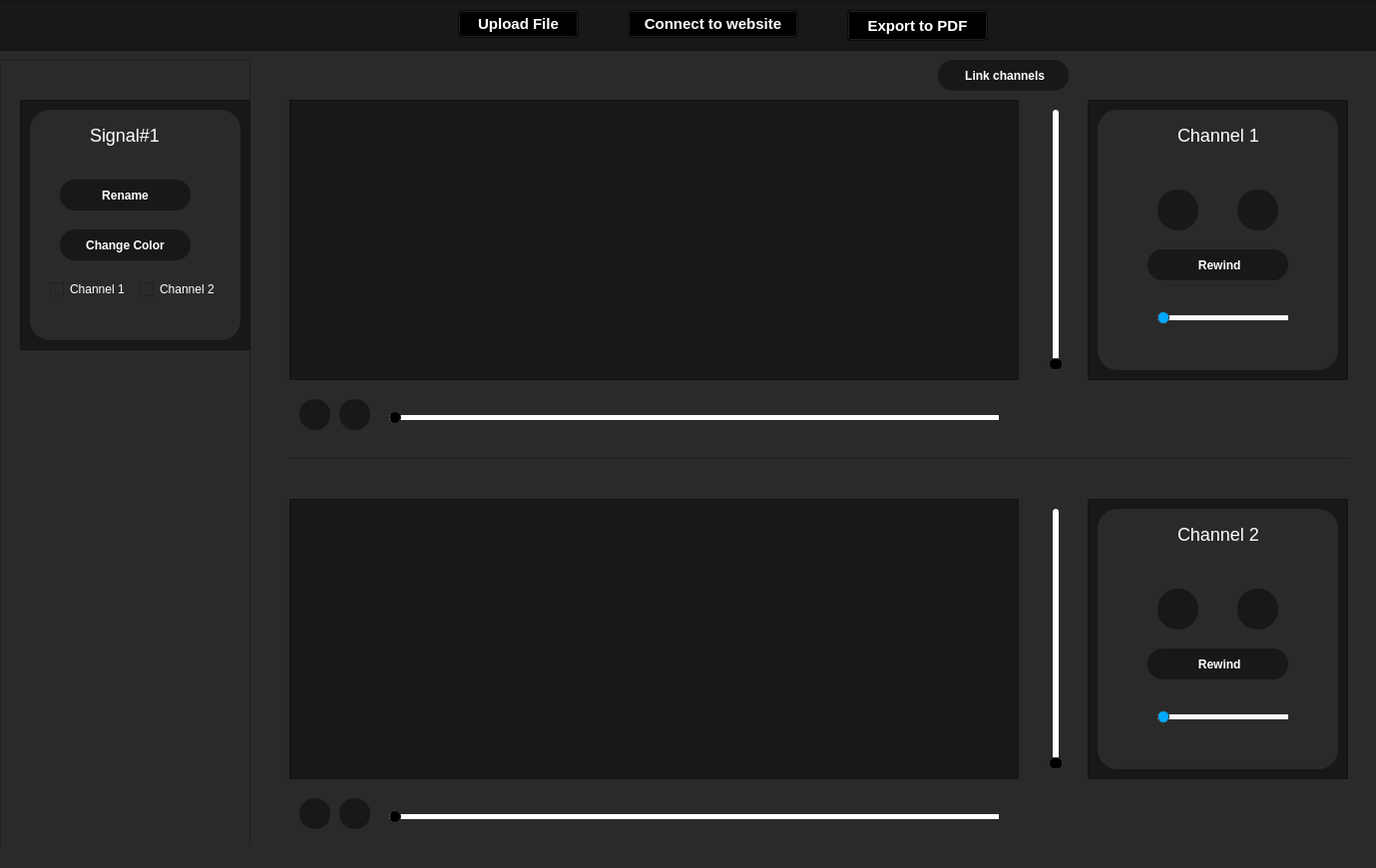
<?xml version="1.0" encoding="UTF-8"?>
<ui version="4.0">
 <class>MainWindow</class>
 <widget class="QMainWindow" name="MainWindow">
  <property name="geometry">
   <rect>
    <x>0</x>
    <y>0</y>
    <width>1379</width>
    <height>870</height>
   </rect>
  </property>
  <property name="minimumSize">
   <size>
    <width>1256</width>
    <height>870</height>
   </size>
  </property>
  <property name="mouseTracking">
   <bool>false</bool>
  </property>
  <property name="windowTitle">
   <string>MainWindow</string>
  </property>
  <property name="styleSheet">
   <string notr="true">
background-color: rgb(42, 42, 42);</string>
  </property>
  <widget class="QWidget" name="centralwidget">
   <widget class="QFrame" name="Channel1Viewer">
    <property name="geometry">
     <rect>
      <x>290</x>
      <y>100</y>
      <width>731</width>
      <height>281</height>
     </rect>
    </property>
    <property name="styleSheet">
     <string notr="true">background-color: rgb(24, 24, 24);</string>
    </property>
    <property name="frameShape">
     <enum>QFrame::StyledPanel</enum>
    </property>
    <property name="frameShadow">
     <enum>QFrame::Raised</enum>
    </property>
   </widget>
   <widget class="QFrame" name="Channel1Editor">
    <property name="geometry">
     <rect>
      <x>1090</x>
      <y>100</y>
      <width>261</width>
      <height>281</height>
     </rect>
    </property>
    <property name="styleSheet">
     <string notr="true">
background-color: rgb(24, 24, 24);</string>
    </property>
    <property name="frameShape">
     <enum>QFrame::StyledPanel</enum>
    </property>
    <property name="frameShadow">
     <enum>QFrame::Raised</enum>
    </property>
    <widget class="QFrame" name="InnerWindowChannel1">
     <property name="geometry">
      <rect>
       <x>10</x>
       <y>10</y>
       <width>241</width>
       <height>261</height>
      </rect>
     </property>
     <property name="styleSheet">
      <string notr="true">
border-radius: 20px;
background-color: rgb(42, 42, 42);</string>
     </property>
     <property name="frameShape">
      <enum>QFrame::StyledPanel</enum>
     </property>
     <property name="frameShadow">
      <enum>QFrame::Raised</enum>
     </property>
     <widget class="QPushButton" name="zoomOutChannel1">
      <property name="geometry">
       <rect>
        <x>140</x>
        <y>80</y>
        <width>41</width>
        <height>41</height>
       </rect>
      </property>
      <property name="styleSheet">
       <string notr="true">background-color: rgb(24, 24, 24);
color: rgb(255, 255, 255);
border: 1px;
border-radius: 20px;
font-weight:800;</string>
      </property>
      <property name="text">
       <string/>
      </property>
      <property name="icon">
       <iconset>
        <normaloff>Deliverables/zoom-out (1).png</normaloff>Deliverables/zoom-out (1).png</iconset>
      </property>
      <property name="iconSize">
       <size>
        <width>24</width>
        <height>24</height>
       </size>
      </property>
     </widget>
     <widget class="QPushButton" name="RewindChannel1">
      <property name="geometry">
       <rect>
        <x>50</x>
        <y>140</y>
        <width>141</width>
        <height>31</height>
       </rect>
      </property>
      <property name="styleSheet">
       <string notr="true">background-color: rgb(24, 24, 24);
color: rgb(255, 255, 255);
border: 1px;
border-radius: 15px;
font-weight:800;</string>
      </property>
      <property name="text">
       <string> Rewind</string>
      </property>
      <property name="icon">
       <iconset>
        <normaloff>Deliverables/rewind-button.png</normaloff>Deliverables/rewind-button.png</iconset>
      </property>
     </widget>
     <widget class="QPushButton" name="zoomInChannel1">
      <property name="geometry">
       <rect>
        <x>60</x>
        <y>80</y>
        <width>41</width>
        <height>41</height>
       </rect>
      </property>
      <property name="styleSheet">
       <string notr="true">background-color: rgb(24, 24, 24);
color: rgb(255, 255, 255);
border: 1px;
border-radius: 20px;
font-weight:800;</string>
      </property>
      <property name="text">
       <string/>
      </property>
      <property name="icon">
       <iconset>
        <normaloff>Deliverables/zoom-in (1).png</normaloff>Deliverables/zoom-in (1).png</iconset>
      </property>
      <property name="iconSize">
       <size>
        <width>24</width>
        <height>24</height>
       </size>
      </property>
     </widget>
     <widget class="QLabel" name="Channel1Label">
      <property name="geometry">
       <rect>
        <x>80</x>
        <y>10</y>
        <width>91</width>
        <height>31</height>
       </rect>
      </property>
      <property name="styleSheet">
       <string notr="true">color:white;
font-size: 18px</string>
      </property>
      <property name="text">
       <string>Channel 1</string>
      </property>
     </widget>
     <widget class="QLabel" name="rabbitChannel2">
      <property name="geometry">
       <rect>
        <x>200</x>
        <y>180</y>
        <width>31</width>
        <height>41</height>
       </rect>
      </property>
      <property name="text">
       <string/>
      </property>
      <property name="pixmap">
       <pixmap>Deliverables/rabbit (2).png</pixmap>
      </property>
     </widget>
     <widget class="QSlider" name="SpeedSliderChannel1">
      <property name="geometry">
       <rect>
        <x>60</x>
        <y>200</y>
        <width>131</width>
        <height>16</height>
       </rect>
      </property>
      <property name="styleSheet">
       <string notr="true">QSlider::groove:horizontal {
    height: 5px;
    background: white;  
    border-radius: 6px;    
}

QSlider::handle:horizontal { 
	background-color: rgb(0, 170, 255);
    border: 1px solid #333333;
    width: 10px;
    height: 10px;
    border-radius: 6px;    
    margin: -4px 0;       
}
</string>
      </property>
      <property name="orientation">
       <enum>Qt::Horizontal</enum>
      </property>
     </widget>
     <widget class="QLabel" name="turtleChannel1">
      <property name="geometry">
       <rect>
        <x>20</x>
        <y>180</y>
        <width>31</width>
        <height>51</height>
       </rect>
      </property>
      <property name="text">
       <string/>
      </property>
      <property name="pixmap">
       <pixmap>Deliverables/turtle (2).png</pixmap>
      </property>
     </widget>
    </widget>
   </widget>
   <widget class="QFrame" name="Channel2Viewer">
    <property name="geometry">
     <rect>
      <x>290</x>
      <y>500</y>
      <width>731</width>
      <height>281</height>
     </rect>
    </property>
    <property name="styleSheet">
     <string notr="true">background-color: rgb(24, 24, 24);</string>
    </property>
    <property name="frameShape">
     <enum>QFrame::StyledPanel</enum>
    </property>
    <property name="frameShadow">
     <enum>QFrame::Raised</enum>
    </property>
   </widget>
   <widget class="QFrame" name="ScrollableBarForSignals">
    <property name="geometry">
     <rect>
      <x>0</x>
      <y>60</y>
      <width>251</width>
      <height>791</height>
     </rect>
    </property>
    <property name="frameShape">
     <enum>QFrame::StyledPanel</enum>
    </property>
    <property name="frameShadow">
     <enum>QFrame::Raised</enum>
    </property>
    <widget class="QFrame" name="SignalEditingWindow">
     <property name="geometry">
      <rect>
       <x>20</x>
       <y>40</y>
       <width>231</width>
       <height>251</height>
      </rect>
     </property>
     <property name="styleSheet">
      <string notr="true">background-color: rgb(24, 24, 24);</string>
     </property>
     <property name="frameShape">
      <enum>QFrame::StyledPanel</enum>
     </property>
     <property name="frameShadow">
      <enum>QFrame::Raised</enum>
     </property>
     <widget class="QFrame" name="InnerSignalWindow">
      <property name="geometry">
       <rect>
        <x>10</x>
        <y>10</y>
        <width>211</width>
        <height>231</height>
       </rect>
      </property>
      <property name="styleSheet">
       <string notr="true">
border-radius: 20px;
background-color: rgb(42, 42, 42);</string>
      </property>
      <property name="frameShape">
       <enum>QFrame::StyledPanel</enum>
      </property>
      <property name="frameShadow">
       <enum>QFrame::Raised</enum>
      </property>
      <widget class="QLabel" name="Signal1Label">
       <property name="geometry">
        <rect>
         <x>60</x>
         <y>10</y>
         <width>91</width>
         <height>31</height>
        </rect>
       </property>
       <property name="styleSheet">
        <string notr="true">color: rgb(255, 255, 255);
font-size: 18px</string>
       </property>
       <property name="text">
        <string>Signal#1</string>
       </property>
      </widget>
      <widget class="QPushButton" name="RenameButton">
       <property name="geometry">
        <rect>
         <x>30</x>
         <y>70</y>
         <width>131</width>
         <height>31</height>
        </rect>
       </property>
       <property name="styleSheet">
        <string notr="true">background-color: rgb(24, 24, 24);
color: rgb(255, 255, 255);
border: 1px;
border-radius: 15px;
font-weight:800;</string>
       </property>
       <property name="text">
        <string>Rename</string>
       </property>
       <property name="icon">
        <iconset>
         <normaloff>Deliverables/rename.png</normaloff>Deliverables/rename.png</iconset>
       </property>
      </widget>
      <widget class="QPushButton" name="ColorButton">
       <property name="geometry">
        <rect>
         <x>30</x>
         <y>120</y>
         <width>131</width>
         <height>31</height>
        </rect>
       </property>
       <property name="styleSheet">
        <string notr="true">background-color: rgb(24, 24, 24);
color: rgb(255, 255, 255);
border: 1px;
border-radius: 15px;
font-weight:800;</string>
       </property>
       <property name="text">
        <string>Change Color</string>
       </property>
       <property name="icon">
        <iconset>
         <normaloff>Deliverables/color-wheel.png</normaloff>Deliverables/color-wheel.png</iconset>
       </property>
      </widget>
      <widget class="QCheckBox" name="channel1Chaeckbox">
       <property name="geometry">
        <rect>
         <x>20</x>
         <y>170</y>
         <width>81</width>
         <height>20</height>
        </rect>
       </property>
       <property name="styleSheet">
        <string notr="true">color: rgb(255, 255, 255);</string>
       </property>
       <property name="text">
        <string>Channel 1</string>
       </property>
      </widget>
      <widget class="QCheckBox" name="channel2Checkbox">
       <property name="geometry">
        <rect>
         <x>110</x>
         <y>170</y>
         <width>81</width>
         <height>20</height>
        </rect>
       </property>
       <property name="styleSheet">
        <string notr="true">color: rgb(255, 255, 255);</string>
       </property>
       <property name="text">
        <string>Channel 2</string>
       </property>
      </widget>
     </widget>
    </widget>
   </widget>
   <widget class="QFrame" name="TaskBar">
    <property name="geometry">
     <rect>
      <x>-1</x>
      <y>0</y>
      <width>1381</width>
      <height>51</height>
     </rect>
    </property>
    <property name="styleSheet">
     <string notr="true">background-color: rgb(24, 24, 24);</string>
    </property>
    <property name="frameShape">
     <enum>QFrame::StyledPanel</enum>
    </property>
    <property name="frameShadow">
     <enum>QFrame::Raised</enum>
    </property>
    <widget class="QPushButton" name="UploadButton">
     <property name="geometry">
      <rect>
       <x>460</x>
       <y>10</y>
       <width>121</width>
       <height>28</height>
      </rect>
     </property>
     <property name="styleSheet">
      <string notr="true">color: rgb(255, 255, 255);
font-size: 15px;
background-color:transparent;
font-weight:800;</string>
     </property>
     <property name="text">
      <string>Upload File</string>
     </property>
     <property name="icon">
      <iconset>
       <normaloff>Deliverables/downloads.png</normaloff>Deliverables/downloads.png</iconset>
     </property>
     <property name="iconSize">
      <size>
       <width>20</width>
       <height>20</height>
      </size>
     </property>
    </widget>
    <widget class="QPushButton" name="ConnectToWebsite">
     <property name="geometry">
      <rect>
       <x>630</x>
       <y>10</y>
       <width>171</width>
       <height>28</height>
      </rect>
     </property>
     <property name="styleSheet">
      <string notr="true">color: rgb(255, 255, 255);
font-size: 15px;
background-color:transparent;
font-weight:800;</string>
     </property>
     <property name="text">
      <string>Connect to website</string>
     </property>
     <property name="icon">
      <iconset>
       <normaloff>Deliverables/world-wide-web.png</normaloff>Deliverables/world-wide-web.png</iconset>
     </property>
     <property name="iconSize">
      <size>
       <width>20</width>
       <height>20</height>
      </size>
     </property>
    </widget>
    <widget class="QPushButton" name="ExportButton">
     <property name="geometry">
      <rect>
       <x>850</x>
       <y>10</y>
       <width>141</width>
       <height>31</height>
      </rect>
     </property>
     <property name="styleSheet">
      <string notr="true">color: rgb(255, 255, 255);
font-size: 15px;
background-color:transparent;
font-weight:800;</string>
     </property>
     <property name="text">
      <string>Export to PDF</string>
     </property>
     <property name="icon">
      <iconset>
       <normaloff>Deliverables/share (1).png</normaloff>Deliverables/share (1).png</iconset>
     </property>
     <property name="iconSize">
      <size>
       <width>20</width>
       <height>20</height>
      </size>
     </property>
    </widget>
   </widget>
   <widget class="Line" name="line">
    <property name="geometry">
     <rect>
      <x>290</x>
      <y>450</y>
      <width>1061</width>
      <height>20</height>
     </rect>
    </property>
    <property name="styleSheet">
     <string notr="true">color: rgb(255, 255, 255);</string>
    </property>
    <property name="orientation">
     <enum>Qt::Horizontal</enum>
    </property>
   </widget>
   <widget class="QPushButton" name="pushButton_13">
    <property name="geometry">
     <rect>
      <x>300</x>
      <y>400</y>
      <width>31</width>
      <height>31</height>
     </rect>
    </property>
    <property name="styleSheet">
     <string notr="true">color: rgb(255, 255, 255);
font-size: 15px;
background-color:rgb(24,24,24);
font-weight:800;
border-radius: 15px;</string>
    </property>
    <property name="text">
     <string/>
    </property>
    <property name="icon">
     <iconset>
      <normaloff>Deliverables/play-button.png</normaloff>Deliverables/play-button.png</iconset>
    </property>
    <property name="iconSize">
     <size>
      <width>25</width>
      <height>25</height>
     </size>
    </property>
   </widget>
   <widget class="QPushButton" name="pushButton_14">
    <property name="geometry">
     <rect>
      <x>340</x>
      <y>400</y>
      <width>31</width>
      <height>31</height>
     </rect>
    </property>
    <property name="styleSheet">
     <string notr="true">color: rgb(255, 255, 255);
font-size: 15px;
background-color:rgb(24,24,24);
font-weight:800;
border-radius: 15px;</string>
    </property>
    <property name="text">
     <string/>
    </property>
    <property name="icon">
     <iconset>
      <normaloff>Deliverables/video-pause-button.png</normaloff>Deliverables/video-pause-button.png</iconset>
    </property>
    <property name="iconSize">
     <size>
      <width>25</width>
      <height>25</height>
     </size>
    </property>
   </widget>
   <widget class="QSlider" name="horizontalSlider_2">
    <property name="geometry">
     <rect>
      <x>390</x>
      <y>410</y>
      <width>611</width>
      <height>16</height>
     </rect>
    </property>
    <property name="styleSheet">
     <string notr="true">QSlider::groove:horizontal {
    height: 5px;
    background: white;  
    border-radius: 3px;    
}

QSlider::handle:horizontal {
    background: #000000;  
    border: 1px solid #333333;
    width: 10px;
    height: 10px;
    border-radius: 6px;    
    margin: -4px 0;       
}
</string>
    </property>
    <property name="orientation">
     <enum>Qt::Horizontal</enum>
    </property>
   </widget>
   <widget class="QSlider" name="verticalSlider">
    <property name="geometry">
     <rect>
      <x>1050</x>
      <y>110</y>
      <width>16</width>
      <height>261</height>
     </rect>
    </property>
    <property name="styleSheet">
     <string notr="true">QSlider::groove:vertical {
    width: 6px;
    background: white;  
    border-radius: 3px;   
}

QSlider::handle:vertical {
    background: #000000;   
    border: 1px solid #333333;
    width: 10px;
    height: 10px;
    border-radius: 5px;    
    margin: 0 -4px;       
}
</string>
    </property>
    <property name="orientation">
     <enum>Qt::Vertical</enum>
    </property>
   </widget>
   <widget class="QPushButton" name="pushButton_7">
    <property name="geometry">
     <rect>
      <x>940</x>
      <y>60</y>
      <width>131</width>
      <height>31</height>
     </rect>
    </property>
    <property name="styleSheet">
     <string notr="true">background-color: rgb(24, 24, 24);
color: rgb(255, 255, 255);
border: 1px;
border-radius: 15px;
font-weight:800;</string>
    </property>
    <property name="text">
     <string> Link channels</string>
    </property>
    <property name="icon">
     <iconset>
      <normaloff>Deliverables/link.png</normaloff>Deliverables/link.png</iconset>
    </property>
   </widget>
   <widget class="QSlider" name="verticalSlider_2">
    <property name="geometry">
     <rect>
      <x>1050</x>
      <y>510</y>
      <width>16</width>
      <height>261</height>
     </rect>
    </property>
    <property name="styleSheet">
     <string notr="true">QSlider::groove:vertical {
    width: 6px;
    background: white;  
    border-radius: 3px;   
}

QSlider::handle:vertical {
    background: #000000;   
    border: 1px solid #333333;
    width: 10px;
    height: 10px;
    border-radius: 5px;    
    margin: 0 -4px;       
}
</string>
    </property>
    <property name="orientation">
     <enum>Qt::Vertical</enum>
    </property>
   </widget>
   <widget class="QSlider" name="horizontalSlider_3">
    <property name="geometry">
     <rect>
      <x>390</x>
      <y>810</y>
      <width>611</width>
      <height>16</height>
     </rect>
    </property>
    <property name="styleSheet">
     <string notr="true">QSlider::groove:horizontal {
    height: 5px;
    background: white;  
    border-radius: 3px;    
}

QSlider::handle:horizontal {
    background: #000000;  
    border: 1px solid #333333;
    width: 10px;
    height: 10px;
    border-radius: 6px;    
    margin: -4px 0;       
}
</string>
    </property>
    <property name="orientation">
     <enum>Qt::Horizontal</enum>
    </property>
   </widget>
   <widget class="QPushButton" name="pushButton_15">
    <property name="geometry">
     <rect>
      <x>340</x>
      <y>800</y>
      <width>31</width>
      <height>31</height>
     </rect>
    </property>
    <property name="styleSheet">
     <string notr="true">color: rgb(255, 255, 255);
font-size: 15px;
background-color:rgb(24,24,24);
font-weight:800;
border-radius: 15px;</string>
    </property>
    <property name="text">
     <string/>
    </property>
    <property name="icon">
     <iconset>
      <normaloff>Deliverables/video-pause-button.png</normaloff>Deliverables/video-pause-button.png</iconset>
    </property>
    <property name="iconSize">
     <size>
      <width>25</width>
      <height>25</height>
     </size>
    </property>
   </widget>
   <widget class="QPushButton" name="pushButton_16">
    <property name="geometry">
     <rect>
      <x>300</x>
      <y>800</y>
      <width>31</width>
      <height>31</height>
     </rect>
    </property>
    <property name="styleSheet">
     <string notr="true">color: rgb(255, 255, 255);
font-size: 15px;
background-color:rgb(24,24,24);
font-weight:800;
border-radius: 15px;</string>
    </property>
    <property name="text">
     <string/>
    </property>
    <property name="icon">
     <iconset>
      <normaloff>Deliverables/play-button.png</normaloff>Deliverables/play-button.png</iconset>
    </property>
    <property name="iconSize">
     <size>
      <width>25</width>
      <height>25</height>
     </size>
    </property>
   </widget>
   <widget class="QFrame" name="Channel2Editor">
    <property name="geometry">
     <rect>
      <x>1090</x>
      <y>500</y>
      <width>261</width>
      <height>281</height>
     </rect>
    </property>
    <property name="styleSheet">
     <string notr="true">
background-color: rgb(24, 24, 24);</string>
    </property>
    <property name="frameShape">
     <enum>QFrame::StyledPanel</enum>
    </property>
    <property name="frameShadow">
     <enum>QFrame::Raised</enum>
    </property>
    <widget class="QFrame" name="InnerWindowChannel2">
     <property name="geometry">
      <rect>
       <x>10</x>
       <y>10</y>
       <width>241</width>
       <height>261</height>
      </rect>
     </property>
     <property name="styleSheet">
      <string notr="true">
border-radius: 20px;
background-color: rgb(42, 42, 42);</string>
     </property>
     <property name="frameShape">
      <enum>QFrame::StyledPanel</enum>
     </property>
     <property name="frameShadow">
      <enum>QFrame::Raised</enum>
     </property>
     <widget class="QPushButton" name="ZoomOutChannel2">
      <property name="geometry">
       <rect>
        <x>140</x>
        <y>80</y>
        <width>41</width>
        <height>41</height>
       </rect>
      </property>
      <property name="styleSheet">
       <string notr="true">background-color: rgb(24, 24, 24);
color: rgb(255, 255, 255);
border: 1px;
border-radius: 20px;
font-weight:800;</string>
      </property>
      <property name="text">
       <string/>
      </property>
      <property name="icon">
       <iconset>
        <normaloff>Deliverables/zoom-out (1).png</normaloff>Deliverables/zoom-out (1).png</iconset>
      </property>
      <property name="iconSize">
       <size>
        <width>24</width>
        <height>24</height>
       </size>
      </property>
     </widget>
     <widget class="QPushButton" name="RewindButtonChannel2">
      <property name="geometry">
       <rect>
        <x>50</x>
        <y>140</y>
        <width>141</width>
        <height>31</height>
       </rect>
      </property>
      <property name="styleSheet">
       <string notr="true">background-color: rgb(24, 24, 24);
color: rgb(255, 255, 255);
border: 1px;
border-radius: 15px;
font-weight:800;</string>
      </property>
      <property name="text">
       <string> Rewind</string>
      </property>
      <property name="icon">
       <iconset>
        <normaloff>Deliverables/rewind-button.png</normaloff>Deliverables/rewind-button.png</iconset>
      </property>
     </widget>
     <widget class="QPushButton" name="zoomInChannel2">
      <property name="geometry">
       <rect>
        <x>60</x>
        <y>80</y>
        <width>41</width>
        <height>41</height>
       </rect>
      </property>
      <property name="styleSheet">
       <string notr="true">background-color: rgb(24, 24, 24);
color: rgb(255, 255, 255);
border: 1px;
border-radius: 20px;
font-weight:800;</string>
      </property>
      <property name="text">
       <string/>
      </property>
      <property name="icon">
       <iconset>
        <normaloff>Deliverables/zoom-in (1).png</normaloff>Deliverables/zoom-in (1).png</iconset>
      </property>
      <property name="iconSize">
       <size>
        <width>24</width>
        <height>24</height>
       </size>
      </property>
     </widget>
     <widget class="QLabel" name="Channel2Label">
      <property name="geometry">
       <rect>
        <x>80</x>
        <y>10</y>
        <width>91</width>
        <height>31</height>
       </rect>
      </property>
      <property name="styleSheet">
       <string notr="true">color: white;
font-size: 18px</string>
      </property>
      <property name="text">
       <string>Channel 2</string>
      </property>
     </widget>
     <widget class="QLabel" name="RabbitChannel2">
      <property name="geometry">
       <rect>
        <x>200</x>
        <y>180</y>
        <width>31</width>
        <height>41</height>
       </rect>
      </property>
      <property name="text">
       <string/>
      </property>
      <property name="pixmap">
       <pixmap>Deliverables/rabbit (2).png</pixmap>
      </property>
     </widget>
     <widget class="QSlider" name="SpeedSliderChannel2">
      <property name="geometry">
       <rect>
        <x>60</x>
        <y>200</y>
        <width>131</width>
        <height>16</height>
       </rect>
      </property>
      <property name="styleSheet">
       <string notr="true">QSlider::groove:horizontal {
    height: 5px;
    background: white;  
    border-radius: 6px;    
}

QSlider::handle:horizontal { 
	background-color: rgb(0, 170, 255);
    border: 1px solid #333333;
    width: 10px;
    height: 10px;
    border-radius: 6px;    
    margin: -4px 0;       
}
</string>
      </property>
      <property name="orientation">
       <enum>Qt::Horizontal</enum>
      </property>
     </widget>
     <widget class="QLabel" name="TurtleChannel2">
      <property name="geometry">
       <rect>
        <x>20</x>
        <y>180</y>
        <width>31</width>
        <height>51</height>
       </rect>
      </property>
      <property name="text">
       <string/>
      </property>
      <property name="pixmap">
       <pixmap>Deliverables/turtle (2).png</pixmap>
      </property>
     </widget>
    </widget>
   </widget>
   <zorder>ScrollableBarForSignals</zorder>
   <zorder>Channel1Viewer</zorder>
   <zorder>Channel1Editor</zorder>
   <zorder>Channel2Viewer</zorder>
   <zorder>TaskBar</zorder>
   <zorder>line</zorder>
   <zorder>pushButton_13</zorder>
   <zorder>pushButton_14</zorder>
   <zorder>horizontalSlider_2</zorder>
   <zorder>verticalSlider</zorder>
   <zorder>pushButton_7</zorder>
   <zorder>verticalSlider_2</zorder>
   <zorder>horizontalSlider_3</zorder>
   <zorder>pushButton_15</zorder>
   <zorder>pushButton_16</zorder>
   <zorder>Channel2Editor</zorder>
  </widget>
  <widget class="QStatusBar" name="statusbar"/>
 </widget>
 <resources/>
 <connections/>
</ui>
